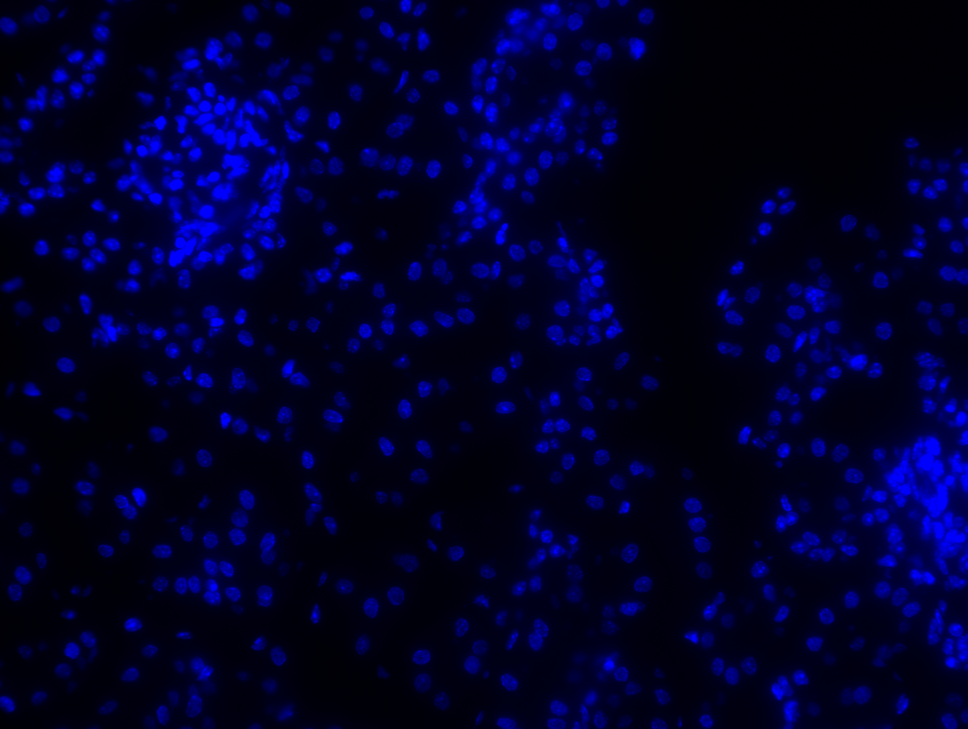
%> input picture data/191_19/Cortex/191-19GF_01/40fachCortex_CH1.TIF, 968 x 729 px, shrunk from 1360 x 1024 before the run
$ octave skriptLegacy.m   (GNU Octave 9; MATLAB toolbox functions it lacks are replaced by stand-ins)
%> lines starting %> are read from the running program, lines starting %| are printed output that depends on the picture; in (x1, y1, x2, y2) boxes, pixels count from 0 and x2, y2 are one past the last pixel; in counts of white or black regions, pixels touching at a corner belong together; the program's own positions count from 1
%% Setup
clc
close
clear

%% Loading the image to MATLAB Workspace
folderName = uigetdir; %Prompts user to select folder
%> the answer given: ../191_19/Cortex/191-19GF_01
fileName = uigetfile([folderName, '\', '*.png']); %Prompts user to select file to be analyzed
%> the answer given: ../191_19/Cortex/191-19GF_01/40fachCortex_CH1.TIF
% WTF how does this even work?
uiimport = (fileName); %Imports selected file name
originalImage = imread(fileName); %Reads imported file
%> originalImage is the input picture: size 729x968x3 uint8; mean R, G, B 0, 0, 41.7

%% Image Treatment
morphologicalObj= strel('disk', 15);
% Detect background noise
background = imopen(originalImage, morphologicalObj);
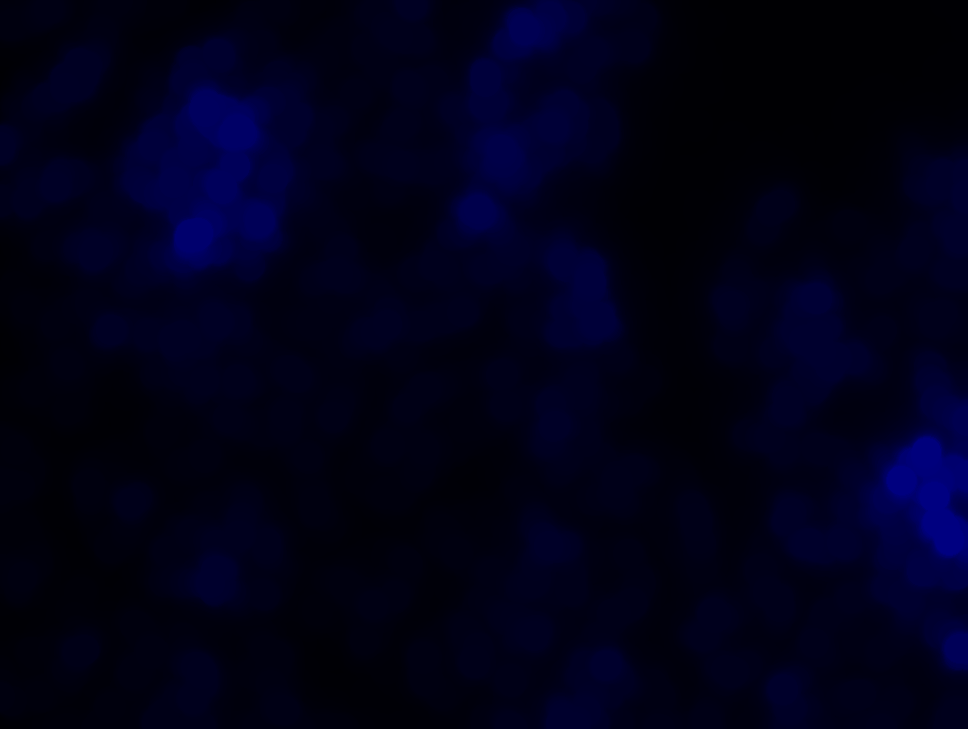
%> background: size 729x968x3 uint8; mean R, G, B 0, 0, 24

% Show original image
figure
surf(double(background(1:8:end,1:8:end))),zlim([0 255]);
set(gca,'ydir','reverse');
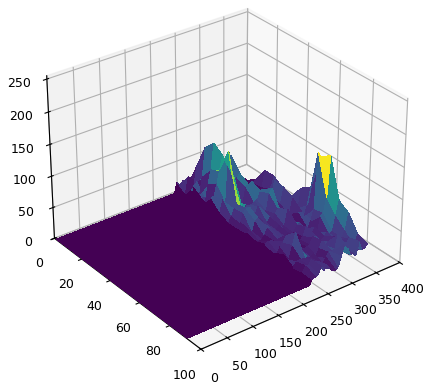
%> figure redrawn from the program's plot data

% Remove noise from Image
filteredImage = originalImage - background;
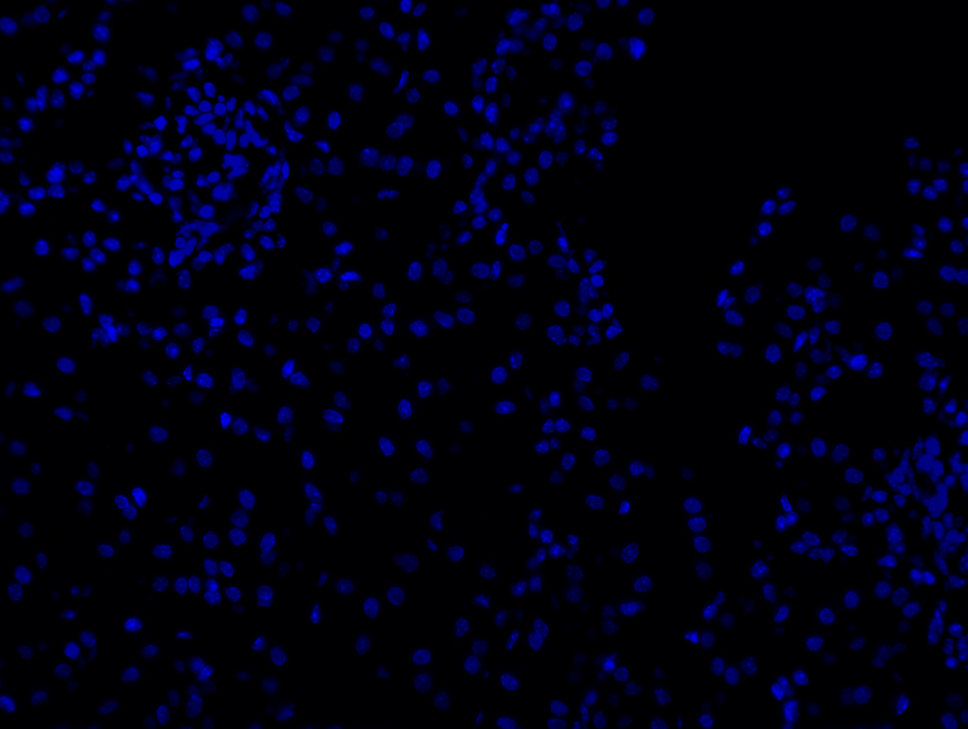
%> filteredImage: size 729x968x3 uint8; mean R, G, B 0, 0, 17.6
% imshow(filteredImage);
level = graythresh(filteredImage);
%> level = 0.196
blackWhiteImage = im2bw(filteredImage, level);
%> blackWhiteImage: size 729x968 logical; every value is 0

% Removes all Artifacts with area smaller than threshold pixels
% Threshold number of pixels needs to be optimized depending on image
% quality
tresholdNumberPixels = 50;
%> (the run ends here)

$ run again, on data/191_19/Cortex/191-19GF_01/40fachCortex_CH3.TIF
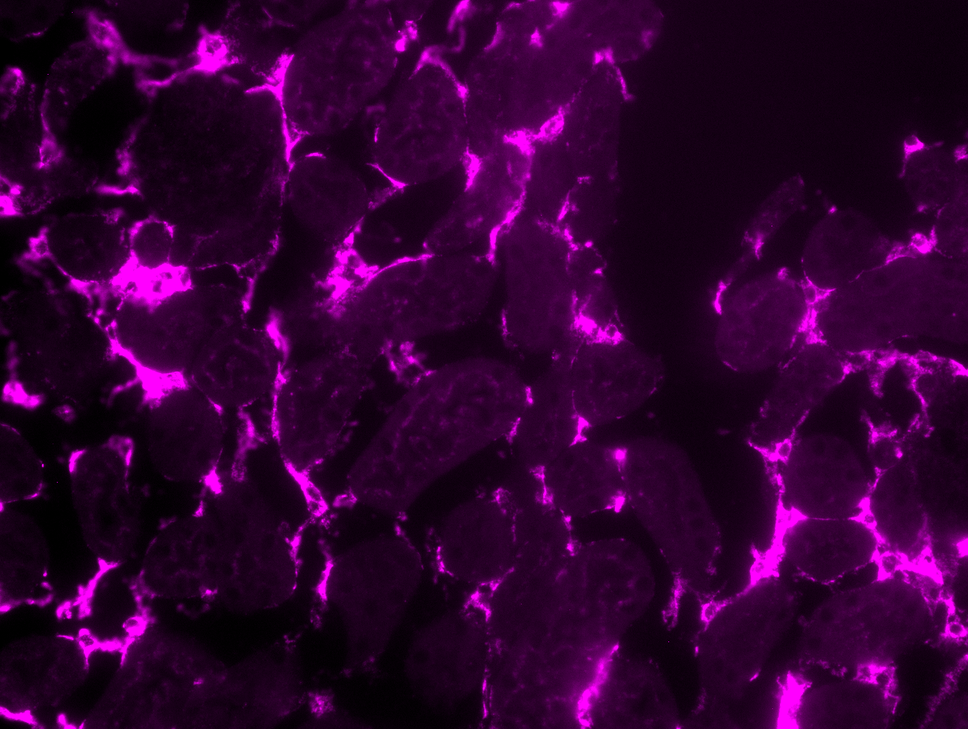
%> input picture data/191_19/Cortex/191-19GF_01/40fachCortex_CH3.TIF, 968 x 729 px, shrunk from 1360 x 1024 before the run
%> originalImage is the input picture: size 729x968x3 uint8; mean R, G, B 49.3, 0, 49.3
%> `filteredImage = originalImage - background;`:
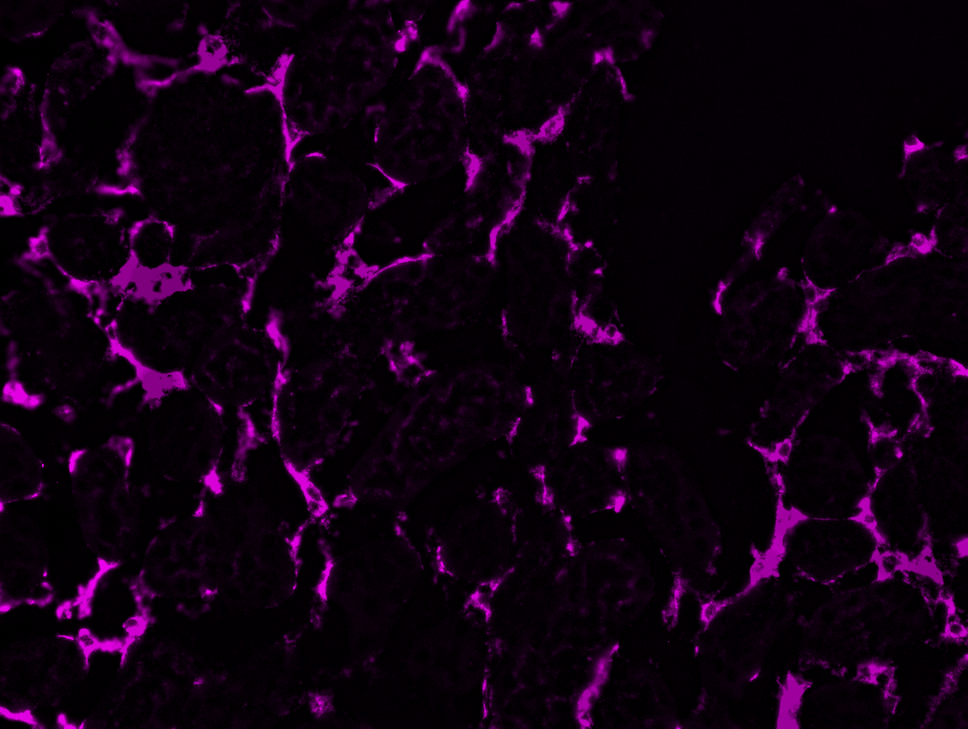
%> filteredImage: size 729x968x3 uint8; mean R, G, B 17.6, 0, 17.6
%> level = 0.263
%> `blackWhiteImage = im2bw(filteredImage, level);`:
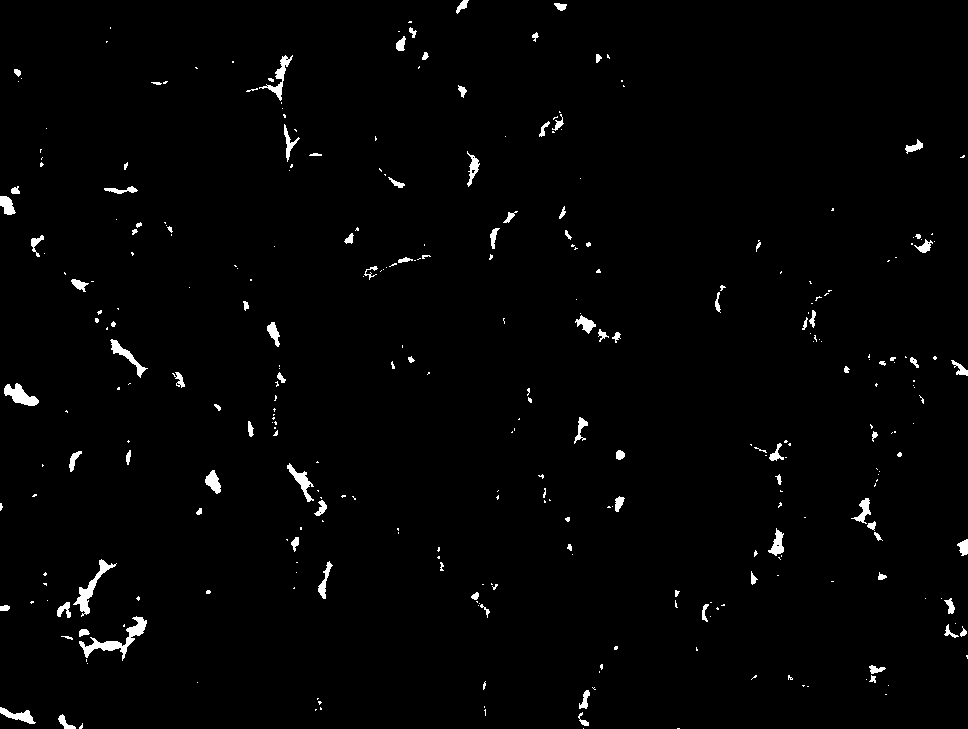
%> blackWhiteImage: size 729x968 logical; 1.5% white; 323 white regions (222 under 20 px), largest, box (x1, y1, x2, y2) and area: (79, 616, 147, 661) 715, (73, 559, 117, 617) 520, (4, 383, 39, 406) 412
